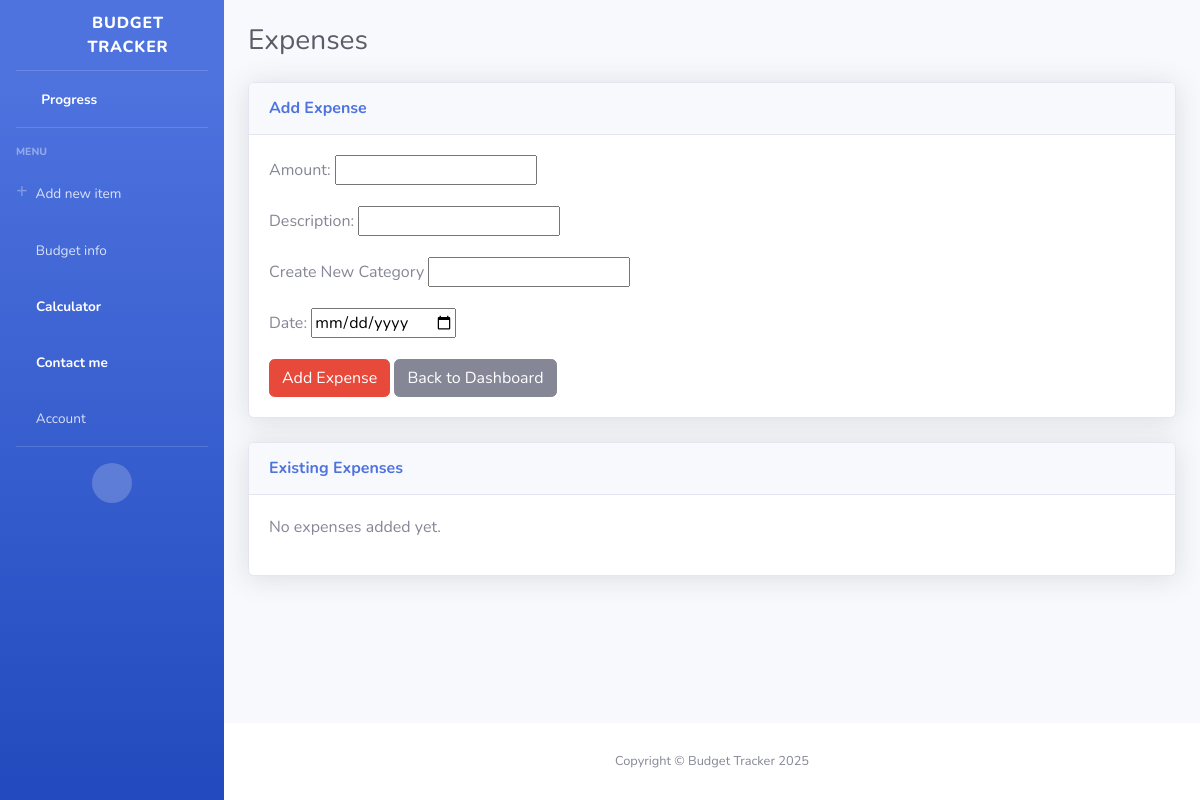
/expenses/ (signed in), run on an earlier commit of the app's database.
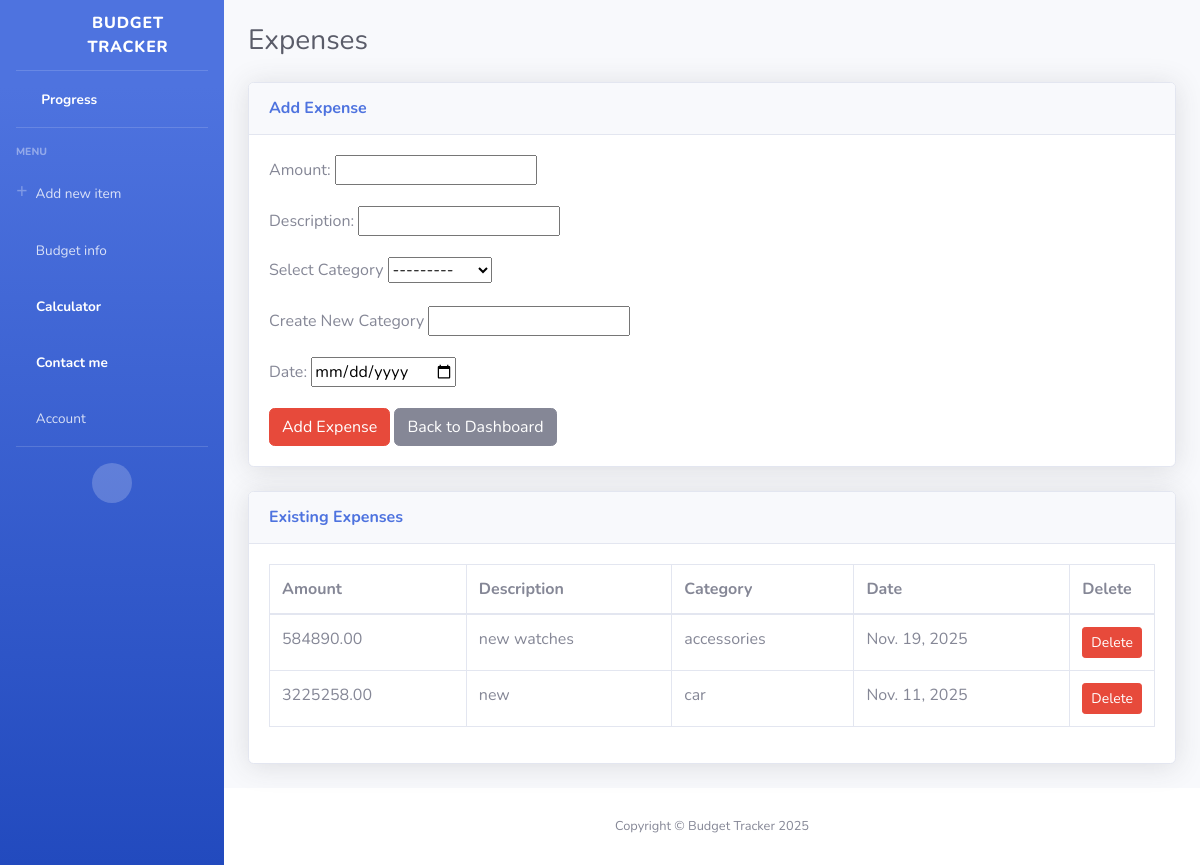
And on a later commit of the database.
### budget_app/models.py (models this page shows, shortened)
class Expense(models.Model):
    user = models.ForeignKey(settings.AUTH_USER_MODEL, on_delete=models.CASCADE)
    amount = models.DecimalField(max_digits=10, decimal_places=2)
    description = models.CharField(max_length=255, blank=True, null=True)
    category = models.ForeignKey(ExpenseCategory, on_delete=models.CASCADE)
    date = models.DateField()

class ExpenseCategory(models.Model):
    user = models.ForeignKey(settings.AUTH_USER_MODEL, on_delete=models.CASCADE)
    name = models.CharField(max_length=100)
    def __str__(self):
        return self.name

### budget_app/views.py (the view)
# urls.py: path('expenses/', expenses_view, name='expenses'),
def expenses_view(request):
    categories = ExpenseCategory.objects.filter(user=request.user)
    message = ''
    if request.method == 'POST':
        form = ExpenseForm(request.POST)
        if form.is_valid():
            selected_category = form.cleaned_data.get("category")
            new_category_name = form.cleaned_data.get("new_category")
            if new_category_name:
                selected_category, created = ExpenseCategory.objects.get_or_create(name=new_category_name, user=request.user)
            expense = form.save(commit=False)
            expense.category = selected_category
            expense.user = request.user
            expense.save()
            messages.success(request, "Expense added successfully!")
            return redirect("budget_app:expenses")
    else:
        form = ExpenseForm()
    expenses = Expense.objects.filter(user=request.user).order_by("-date")
    return render(request, 'expenses.html', {
        'form': form,
        "expenses": expenses,
        "categories": categories,
    })

### budget_app/forms.py
class ExpenseForm(forms.ModelForm):
    class Meta:
        model = Expense
        fields = ['amount', 'description', 'category', 'date']
        widgets = {
            "date": forms.DateInput(attrs={"type": "date"}),
        }
    new_category = forms.CharField(
    max_length=100,
    required=False,
    label="New category",
    )
    def __init__(self, *args, **kwargs):
        super().__init__(*args, **kwargs)
        if self.fields["category"].queryset.count() == 0:
            self.fields["category"].widget = forms.HiddenInput()
            self.fields["category"].required = False
        else:
            self.fields["category"].required = False

### budget_app/templates/expenses.html (shortened to what this page needs)
{% extends 'base.html' %}
{% block content %}
<h1 class="h3 mb-4 text-gray-800">Expenses</h1>
<div class="card shadow mb-4">
    <div class="card-header py-3">
        <h6 class="m-0 font-weight-bold text-primary">Add Expense</h6>
    </div>
    <div class="card-body">
        <form method="POST">
            <div class="form-group">
                {{ form.amount.label_tag }}
                {{ form.amount }}
            </div>
            <div class="form-group">
                {{ form.description.label_tag }}
                {{ form.description }}
            </div>
            {% if categories %}
                <div class="form-group">
                    <label for="{{ form.category.id_for_label }}">Select Category</label>
                    {{ form.category }}
                </div>
            {% endif %}
            <div class="form-group">
                <label for="{{ form.new_category.id_for_label }}">Create New Category</label>
                {{ form.new_category }}
            </div>
            <div class="form-group">
                {{ form.date.label_tag }}
                {{ form.date }}
            </div>
            <button type="submit" class="btn btn-danger">Add Expense</button>
            <a href="{% url 'budget_app:index' %}" class="btn btn-secondary">Back to Dashboard</a>
        </form>
    </div>
</div>
<div class="card shadow mb-4">
    <div class="card-header py-3">
        <h6 class="m-0 font-weight-bold text-primary">Existing Expenses</h6>
    </div>
    <div class="card-body">
        {% if expenses %}
            <div class="table-responsive">
                <table class="table table-bordered">
                    <thead>
                        <tr>
                            <th>Amount</th>
                            <th>Description</th>
                            <th>Category</th>
                            <th>Date</th>
                            <th style="width: 80px;">Delete</th>
                        </tr>
                    </thead>
                    <tbody>
                        {% for expense in expenses %}
                            <tr>
                                <td>{{ expense.amount }}</td>
                                <td>{{ expense.description }}</td>
                                <td>{{ expense.category }}</td>
                                <td>{{ expense.date }}</td>
                                <td>
                                    <a href="{% url 'budget_app:delete_expense' expense.id %}"
                                       class="btn btn-danger btn-sm">
                                        Delete
                                    </a>
                                </td>
                            </tr>
                        {% endfor %}
                    </tbody>
                </table>
            </div>
        {% else %}
            <p>No expenses added yet.</p>
        {% endif %}
    </div>
</div>
{% endblock %}

What changed in the data, as far as the page shows it:
now on this page (row edited): Expense: amount "584890.00", description "new watches", category "accessories", date "Nov. 19, 2025"
now on this page (row edited): Expense: amount "3225258.00", description "new", category "car", date "Nov. 11, 2025"
Also different on the page:
form field category: (not shown) → "---------"
text no longer shown: "No expenses added yet."
text now shown: "Select Category Amount Description Category Date Delete"
